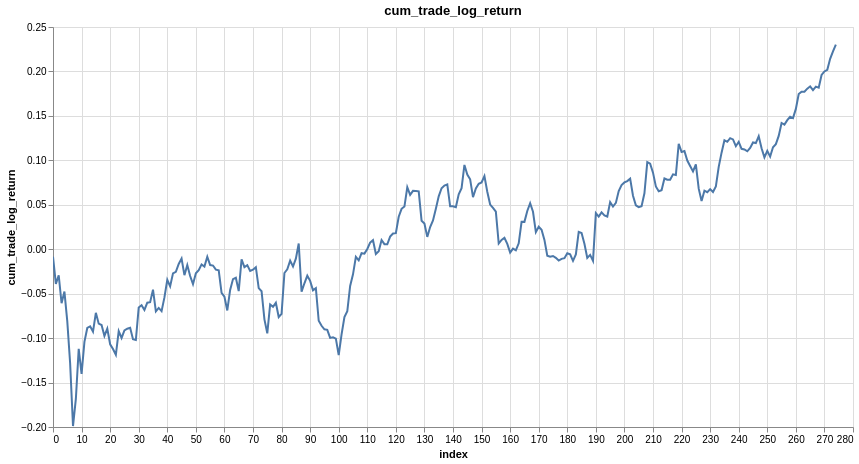

The notebook cell saved with this chart:
### Markdown cell above
#### display equity curve (log space)

### Code cell
research.plot_column(trades, 'cum_trade_log_return')

### Figure 1 — Vega-Lite specification as saved in the notebook (floating-point values rounded to 4 significant figures; data arrays with more than 128 entries replaced by an {"elided": "..."} marker saying what was removed)
{"config": {"view": {"continuousWidth": 300, "continuousHeight": 300}}, "data": {"name": "data-d6cf40d68db683ebaa525f7a843e58e2"}, "mark": {"type": "line", "tooltip": true}, "encoding": {"x": {"field": "index", "type": "quantitative"}, "y": {"field": "cum_trade_log_return", "type": "quantitative"}}, "height": 400, "params": [{"name": "param_1e9efca18e7a2868", "select": {"type": "interval", "encodings": ["x", "y"]}, "bind": "scales"}], "title": "cum_trade_log_return", "width": 800, "$schema": "https://vega.github.io/schema/vega-lite/v6.1.0.json", "datasets": {"data-d6cf40d68db683ebaa525f7a843e58e2": {"elided": "275 records"}}}
